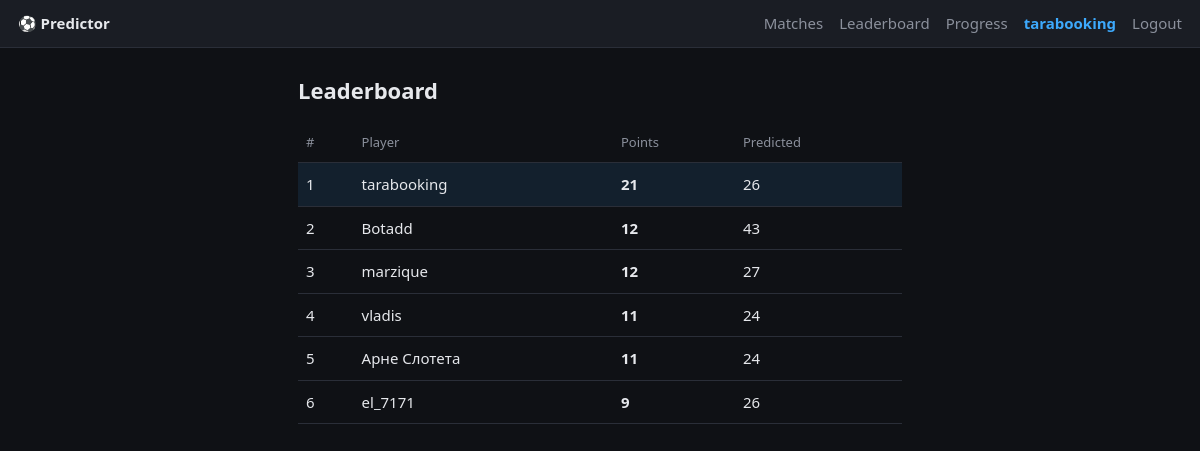
Page /leaderboard (signed in) on the committed database.
### tables this page shows
CREATE TABLE users (
    id            INTEGER PRIMARY KEY AUTOINCREMENT,
    username      TEXT UNIQUE NOT NULL,
    password_hash TEXT NOT NULL,
    created_at    TEXT NOT NULL
);

### app.py (the view)
@app.get("/leaderboard", response_class=HTMLResponse)
async def leaderboard(request: Request):
    user = current_user(request)
    if not user:
        return RedirectResponse("/login", status_code=302)
    with connect() as conn:
        rows = fetch_leaderboard(conn)
    return render(request, "leaderboard.html", {"user": user, "rows": rows})

### templates/leaderboard.html (shortened to what this page needs)
{% extends "base.html" %}
{% block content %}
<h1>Leaderboard</h1>
<table class="board">
  <thead><tr><th>#</th><th>Player</th><th>Points</th><th>Predicted</th></tr></thead>
  <tbody>
  {% for r in rows %}
    <tr class="{{ 'me-row' if r['username'] == user['username'] else '' }}">
      <td>{{ loop.index }}</td>
      <td>{{ r["username"] }}</td>
      <td><b>{{ r["total"] }}</b></td>
      <td>{{ r["played"] }}</td>
    </tr>
  {% endfor %}
  </tbody>
</table>
{% endblock %}

### templates/base.html (shortened to what this page needs)
<!doctype html>
<html lang="en">
<head>
  <link rel="stylesheet" href="/static/style.css">
</head>
<body>
  <header>
    <a href="/" class="brand">⚽ Predictor</a>
    {% if user %}
    <nav>
      <a href="/">Matches</a>
      <a href="/leaderboard">Leaderboard</a>
      <a href="/progress">Progress</a>
      <span class="me">{{ user["username"] }}</span>
      <a href="/logout">Logout</a>
    </nav>
    {% endif %}
  </header>
  <main class="{% block main_class %}{% endblock %}">
    {% block content %}{% endblock %}
  </main>
</body>
</html>

### static/style.css (style rules this page uses)
:root { --bg: #0f1115; --card: #1a1d24; --line: #2a2e38; --fg: #e6e8ec; --muted: #8b909c; --accent: #3da9fc; --good: #4caf50; }
* { box-sizing: border-box; }
body { margin: 0; background: var(--bg); color: var(--fg); font: 15px/1.5 system-ui, -apple-system, Segoe UI, Roboto, sans-serif; }
header { display: flex; align-items: center; gap: 16px; padding: 12px 18px; border-bottom: 1px solid var(--line); background: var(--card); position: sticky; top: 0; z-index: 10; }
.brand { font-weight: 700; color: var(--fg); text-decoration: none; }
nav { margin-left: auto; display: flex; align-items: center; gap: 16px; }
nav a { color: var(--muted); text-decoration: none; }
nav .me { color: var(--accent); font-weight: 600; }
main { max-width: 640px; margin: 0 auto; padding: 18px; }
h1 { font-size: 22px; margin: 8px 0 16px; }
.board { width: 100%; border-collapse: collapse; }
.board th, .board td { text-align: left; padding: 10px 8px; border-bottom: 1px solid var(--line); }
.board th { color: var(--muted); font-weight: 500; font-size: 13px; }
.board .me-row { background: rgba(61, 169, 252, 0.10); }

### rows in the picture
users: username "tarabooking", total "21", played "26"
users: username "Botadd", total "12", played "43"
users: username "marzique", total "12", played "27"
users: username "vladis", total "11", played "24"
users: username "Арне Слотета", total "11", played "24"
users: username "el_7171", total "9", played "26"
